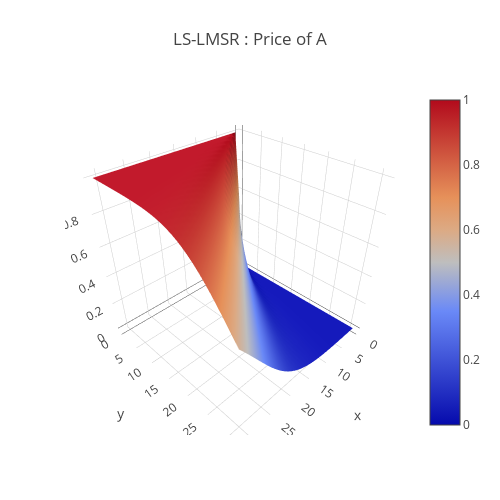

Here is the notebook cell this chart was saved with:
### Code cell
a = 0.1
data = [
    go.Surface(
        z=price_function(x,y,a)
    )
]
layout = go.Layout(
    title='LS-LMSR : Price of A',
    autosize=False,
    width=500,
    height=500,
    margin=dict(
        l=65,
        r=50,
        b=65,
        t=90
    )
)
fig = go.Figure(data=data, layout=layout)
URL = plotly.offline.iplot(fig, filename='Costfunction-3d-surface.html')

### Figure 1 — Plotly figure (JSON) as saved in the notebook; plotly's stock layout.template omitted (floating-point values rounded to 4 significant figures; data arrays with more than 128 entries replaced by an {"elided": "..."} marker saying what was removed)
{"data": [{"type": "surface", "uid": "29749056-6036-416f-b17f-4d5a89ff8b1c", "z": {"elided": "32x32 float values"}}], "layout": {"autosize": false, "height": 500, "margin": {"b": 65, "l": 65, "r": 50, "t": 90}, "title": {"text": "LS-LMSR : Price of A"}, "width": 500}}
